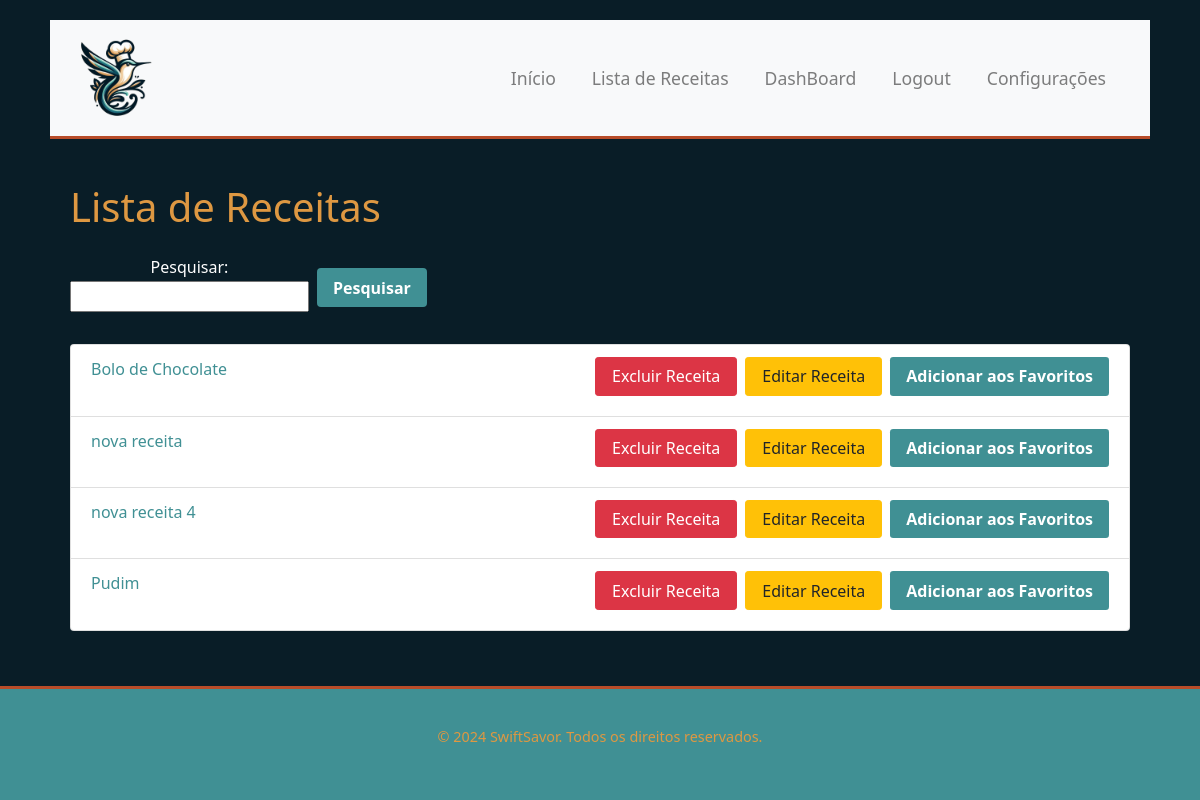
Page /recipes/ (signed in) on the committed database.
### recipes/models.py (models this page shows, shortened)
class Receita(models.Model):
    nome = models.CharField(max_length=200)
    ingredientes = models.ManyToManyField(Ingrediente)
    instrucoes = models.TextField()
    usuario = models.ForeignKey(User, on_delete=models.SET_NULL, null=True, blank=True)
    data_cadastro = models.DateField(auto_now_add=False, default=timezone.now)

### recipes/views.py (the view)
# urls.py: path('', views.lista_receitas, name='lista_receitas'),
@login_required
def lista_receitas(request):
    form_pesquisa = PesquisaReceitaForm(request.GET)
    receitas = Receita.objects.all()
    if form_pesquisa.is_valid():
        termo_pesquisa = form_pesquisa.cleaned_data['pesquisa']
        receitas = receitas.filter(nome__icontains=termo_pesquisa)
    return render(request, 'recipes/lista_receitas.html', {'receitas': receitas, 'form_pesquisa': form_pesquisa})

### recipes/forms.py
class PesquisaReceitaForm(forms.Form):
    pesquisa = forms.CharField(max_length=100, required=False, label='Pesquisar')

### recipes/templates/recipes/lista_receitas.html (shortened to what this page needs)
{% extends 'main/base.html' %}
{% block content %}
    <div class="container mt-4">
        <h1 class="mb-4">Lista de Receitas</h1>
        <form method="get" action="{% url 'lista_receitas' %}" class="form-inline mb-3">
            {{ form_pesquisa.as_p }}
            <button type="submit" class="btn btn-primary ml-2">Pesquisar</button>
        </form>
        <ul class="list-group">
            {% for receita in receitas %}
                <li class="list-group-item">
                    <a href="{% url 'detalhes_receita' receita.id %}">{{ receita.nome }}</a>
                    <a href="{% url 'favorites:adicionar_favoritos' receita.id %}" class="btn btn-primary btn-sm float-right">Adicionar aos Favoritos</a>
                    {% if user.is_authenticated and user.is_staff %}
                        <a href="{% url 'editar_receita' receita.id %}" class="btn btn-warning btn-sm float-right mr-2">Editar Receita</a>
                        <form method="post" action="{% url 'excluir_receita' receita.id %}" class="d-inline">
                            <button type="submit" class="btn btn-danger btn-sm float-right mr-2">Excluir Receita</button>
                        </form>
                    {% endif %}
                </li>
            {% endfor %}
        </ul>
    </div>
{% endblock %}

### main/static/main/css/styles.css (style rules this page uses)
body { background-color: #091d27; color: #ffffff; font-family: 'Segoe UI', Tahoma, Geneva, Verdana, sans-serif; font-size: 1rem; line-height: 1.6; min-height: 100vh; display: flex; flex-direction: column; }
a { color: #409094; text-decoration: none; }
.container { flex: 1; padding: 20px; }
h1, h2, h3, h4, h5, h6 { color: #de9842; line-height: 1.2; }
.btn { font-size: 1rem; padding: 0.5rem 1rem; height: 2.4rem; text-align: center; display: flex; justify-content: center; align-items: center; margin-bottom: 0.5rem; }
.btn.btn-danger { margin-right: 0.5rem; }
.list-group-item .btn { float: right; }
.list-group-item { color: #000000; }
.btn-primary { background-color: #409094; color: #fff; border: none; font-weight: bold; }

### rows in the picture
Receita: nome "Bolo de Chocolate"
Receita: nome "nova receita"
Receita: nome "nova receita 4"
Receita: nome "Pudim"
